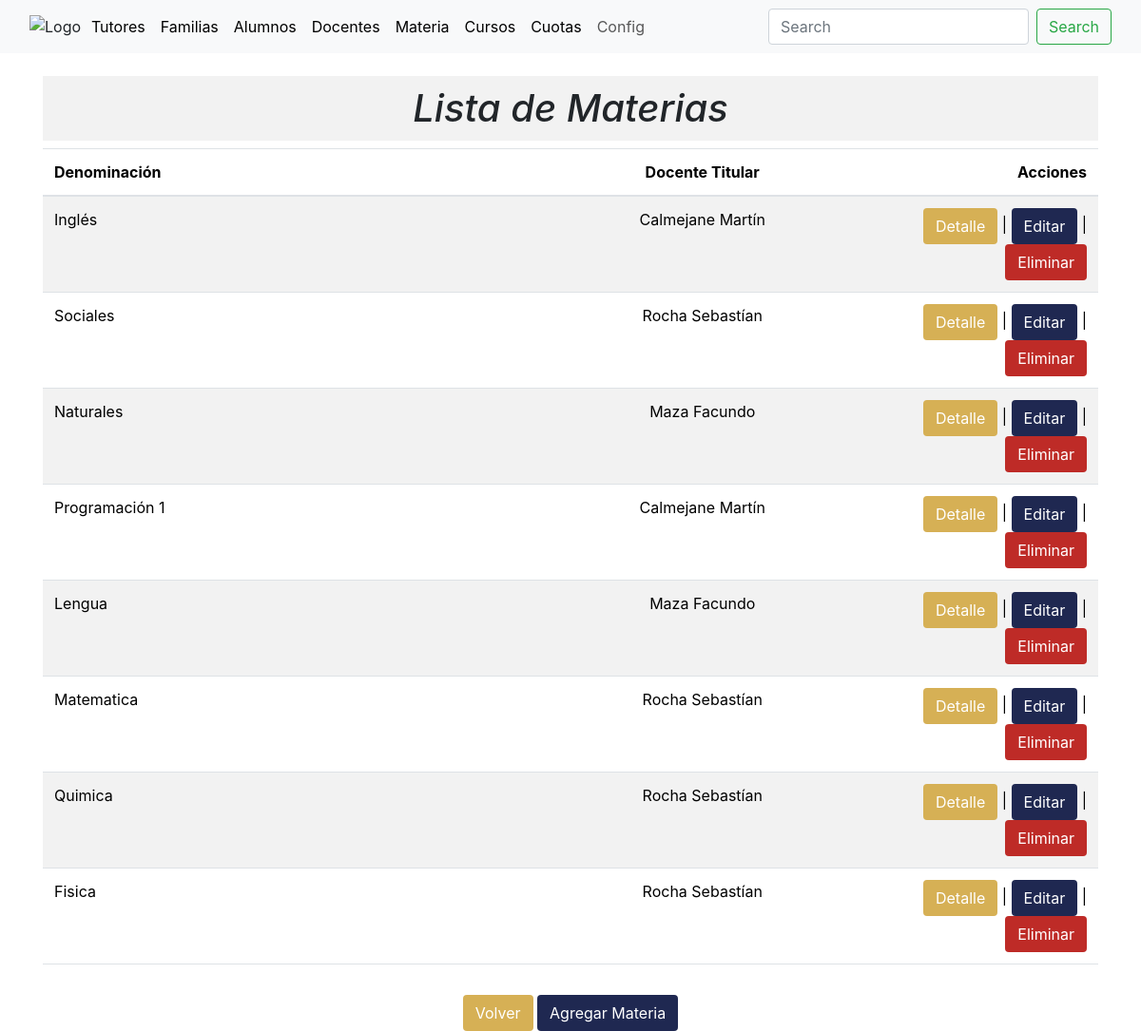
/materia/, run on the app's committed database.
### academico/models.py (models this page shows, shortened)
class Materias(models.Model):
    Denominación = models.CharField(max_length=255)
    Docente_Titular = models.ForeignKey(Docentes, on_delete=models.SET_NULL, null=True)
    class Meta:
        db_table = 'Materias'
        verbose_name = 'Materia'
        verbose_name_plural = 'Materias'

class Docentes(models.Model):
    Nivel_Docente = models.ForeignKey(Nivel_Docente, on_delete=models.CASCADE)
    Apellidos = models.CharField(max_length=255)
    Nombres = models.CharField(max_length=255)
    CUIL = models.CharField(max_length=255)
    Tel = models.CharField(max_length=255)
    F_Nacimiento = models.DateField()
    Titulo = models.ForeignKey(Titulos_Profesionales, on_delete=models.CASCADE)
    def __str__(self):
        return '%s %s '%(self.Apellidos, self.Nombres)
    class Meta:
        db_table = 'Docentes'
        verbose_name = 'Docente'
        verbose_name_plural = 'Docentes'

### academico/views.py (the view)
# urls.py: path('materia/', views.materia_list, name='materia_list'),
def materia_list(request):
    materias = Materias.objects.all()
    docentes = Docentes.objects.all() # Agrega esto
    context = {'materias': materias, 'docentes': docentes,}
    return render(request, 'materia_list.html', context)

### academico/templates/materia_list.html (shortened to what this page needs)
{% extends "base.html" %}
{%block content%}
<main>
  <div class="container mt-4">
    <div class="row justify-content-center">
      <div class="col-md-12 text-center">
        <h1 style="font-style: italic; background-color: #f2f2f2; padding: 10px;">Lista de Materias</h1>
      </div>
    </div>
    <div class="row justify-content-center">
      <div class="col-md-12"> <div class="table-responsive">
        <table class="table table-striped table-hover">
          <thead>
            <tr>
              <th style="width: 50%;">Denominación</th>
              <th style="width: 25%; text-align: center;">Docente Titular</th>
              <th style="width: 25%; text-align: right;">Acciones</th>
            </tr>
          </thead>
          <tbody>
            {% for materia in materias %}
            <tr>
              <td>
                {{ materia.Denominación }}
              </td>
              <td style="text-align: center;">{{ materia.Docente_Titular }}</td>
              <td style="text-align: right;">
                <button type="button" class="btn" style="background-color: rgb(214,176,85); color: white;"
                        data-toggle="modal" data-target="#materiaDetailsModal{{ materia.pk }}">Detalle</button> |
                <button type="button" class="btn" style="background-color: rgb(31,40,81); color: white;"
                        data-toggle="modal" data-target="#materiaEditModal{{ materia.pk }}">Editar</button> |
                <button type="button" class="btn" style="background-color: rgb(190,43,39); color: white;"
                        data-toggle="modal" data-target="#materiaDeleteModal{{ materia.pk }}">Eliminar</button>
              </td>
            </tr>
            {% endfor %}
          </tbody>
        </table>
        </div>
      </div>
    </div>
    <div class="row justify-content-center mt-3">
      <div class="col-md-8 text-center">
        <button type="button" class="btn" style="background-color: rgb(214,176,85); color: white;" onclick="location.href='{% url 'index' %}'">Volver</button>
        <button type="button" class="btn" style="background-color: rgb(31,40,81); color: white;" onclick="location.href='{% url 'materia_create' %}'">Agregar Materia</button>
      </div>
    </div>
  </div>
</main>
{%endblock%}`

### data on the page
Materias: Denominación "Inglés", Docente_Titular "Calmejane Martín"
Materias: Denominación "Sociales", Docente_Titular "Rocha Sebastían"
Materias: Denominación "Naturales", Docente_Titular "Maza Facundo"
Materias: Denominación "Programación 1", Docente_Titular "Calmejane Martín"
Materias: Denominación "Lengua", Docente_Titular "Maza Facundo"
Materias: Denominación "Matematica", Docente_Titular "Rocha Sebastían"
Materias: Denominación "Quimica", Docente_Titular "Rocha Sebastían"
Materias: Denominación "Fisica", Docente_Titular "Rocha Sebastían"
